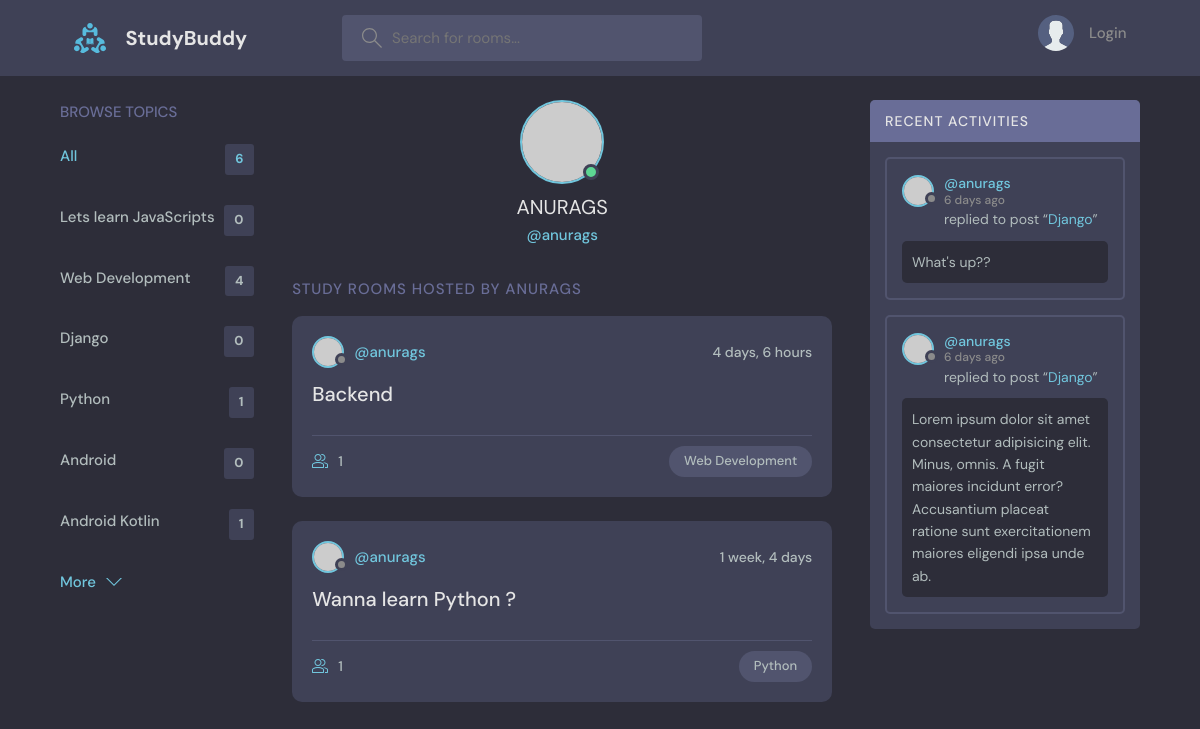
The app's page /profile/1 with its own data.
### base/models.py (models this page shows, shortened)
class Topic(models.Model):
    name = models.CharField(max_length=200)

class Room(models.Model):
    host =models.ForeignKey(User,on_delete=models.SET_NULL,null=True)
    topic = models.ForeignKey(Topic,on_delete=models.SET_NULL,null=True)
    name = models.CharField(max_length=200)
    description = models.TextField(null=True,blank=True)
    participants = models.ManyToManyField(User,related_name='participants',blank=True)
    updated = models.DateTimeField(auto_now=True)
    created = models.DateTimeField(auto_now_add=True)
    class Meta:
        ordering = ['-updated','-created']
    def __str__(self):
        return self.name

class Message(models.Model):
    user = models.ForeignKey(User,on_delete=models.CASCADE)
    room = models.ForeignKey(Room,on_delete=models.CASCADE)
    body = models.TextField()
    updated = models.DateTimeField(auto_now=True)
    created = models.DateTimeField(auto_now_add=True)
    class Meta:
        ordering = ['-updated','-created']

### base/views.py (the view)
# urls.py: path('profile/<str:pk>',views.userProfile,name='user-profile'),
def userProfile(request,pk):
    user = User.objects.get(id=pk)
    rooms = user.room_set.all()
    room_messages = user.message_set.all()
    topics = Topic.objects.all()
    context = {'user':user,'rooms':rooms,'room_messages':room_messages,'topics':topics}
    return render(request,'base/profile.html',context)

### base/templates/base/profile.html (shortened to what this page needs)
{% extends 'main.html' %}
{% block content %}
  <main class="profile-page layout layout--3">
    <div class="container">
      {% include 'base/topics_component.html' %}
      <div class="roomList">
        <div class="profile">
          <div class="profile__avatar">
            <div class="avatar avatar--large active">
              <img src="https://randomuser.me/api/portraits/men/11.jpg" />
            </div>
          </div>
          <div class="profile__info">
            <h3>{{user.username.upper}}</h3>
            <p>@{{user.username}}</p>
          </div>
        </div>
        <div class="roomList__header">
          <div>
            <h2>Study Rooms Hosted by {{user.username.upper}}</a>
            </h2>
          </div>
        </div>
        {% include 'base/feed_component.html' %}
      </div>
      {% include 'base/activity _component.html' %}
    </div>
  </main>
{% endblock %}

### base/templates/base/topics_component.html
<div class="topics">
    <div class="topics__header">
      <h2>Browse Topics</h2>
    </div>
    <ul class="topics__list">
      <li>
        <a href="{% url 'home' %}" class="active">All <span>{{topics.count}}</span></a>
      </li>
      {% for topic in topics %}
      <li>
        <a href="{% url 'home' %}?q={{topic.name}}">{{topic.name}} <span>{{topic.room_set.all.count}}</span></a>
      </li>
      {% endfor %}
    </ul>
    <a class="btn btn--link" href="topics.html">
      More
      <svg version="1.1" xmlns="http://www.w3.org/2000/svg" width="32" height="32" viewBox="0 0 32 32">
        <title>chevron-down</title>
        <path d="M16 21l-13-13h-3l16 16 16-16h-3l-13 13z"></path>
      </svg>
    </a>
  </div>

### base/templates/base/feed_component.html (shortened to what this page needs)
{% for room in rooms %}
<div class="roomListRoom">
    <div class="roomListRoom__header">
      <a href="{% url 'user-profile' room.host.id  %}" class="roomListRoom__author">
        <div class="avatar avatar--small">
          <img src="https://randomuser.me/api/portraits/women/11.jpg" />
        </div>
        <span>@{{room.host.username}}</span>
      </a>
      <div class="roomListRoom__actions">
        <span>{{room.created|timesince}}</span>
      </div>
    </div>
    <div class="roomListRoom__content">
      <a href="{% url 'room' room.id %}">{{room.name}}</a>
    </div>
    <div class="roomListRoom__meta">
      <a href="{% url 'room' room.id %}" class="roomListRoom__joined">
        {{room.participants.all.count}}
      </a>
      <p class="roomListRoom__topic">{{room.topic.name}}</p>
    </div>
  </div>
  {% endfor %}

### base/templates/base/activity _component.html (shortened to what this page needs)
<div class="activities">
    <div class="activities__header">
      <h2>Recent Activities</h2>
    </div>
    {% for message in room_messages %}
    <div class="activities__box">
      <div class="activities__boxHeader roomListRoom__header">
        <a href="{% url 'user-profile' message.user.id %}" class="roomListRoom__author">
          <div class="avatar avatar--small">
            <img src="https://randomuser.me/api/portraits/women/11.jpg" />
          </div>
          <p>
            @{{message.user}}
            <span>{{message.created|timesince}} ago</span>
          </p>
        </a>
      </div>
      <div class="activities__boxContent">
        <p>replied to post “<a href="{% url 'room' message.room.id %}">{{message.room}}</a>”</p>
        <div class="activities__boxRoomContent">
          {{message.body}}
        </div>
      </div>
    </div>
    {% endfor %}
  </div>

### records on screen
Topic: name "Lets learn JavaScripts", room_set.all.count "0"
Topic: name "Web Development", room_set.all.count "4"
Topic: name "Django", room_set.all.count "0"
Topic: name "Python", room_set.all.count "1"
Topic: name "Android", room_set.all.count "0"
Topic: name "Android Kotlin", room_set.all.count "1"
Room: host.username "anurags", created "4 days, 6 hours", name "Backend", participants.all.count "1", topic.name "Web Development"
Room: host.username "anurags", created "1 week, 4 days", name "Wanna learn Python ?", participants.all.count "1", topic.name "Python"
Message: user "anurags", created "6 days", room "Django", body "What's up??"
Message: user "anurags", created "6 days", room "Django", body "Lorem ipsum dolor sit amet consectetur adipisicing elit. Minus, omnis. A fugit maiores incidunt error? Accusantium placeat ratione sunt exercitationem maiores eligendi ipsa unde ab."

### other values on screen
{{ topics.count }} "6"
{{ user.username.upper }} "ANURAGS"
{{ user.username }} "anurags"
